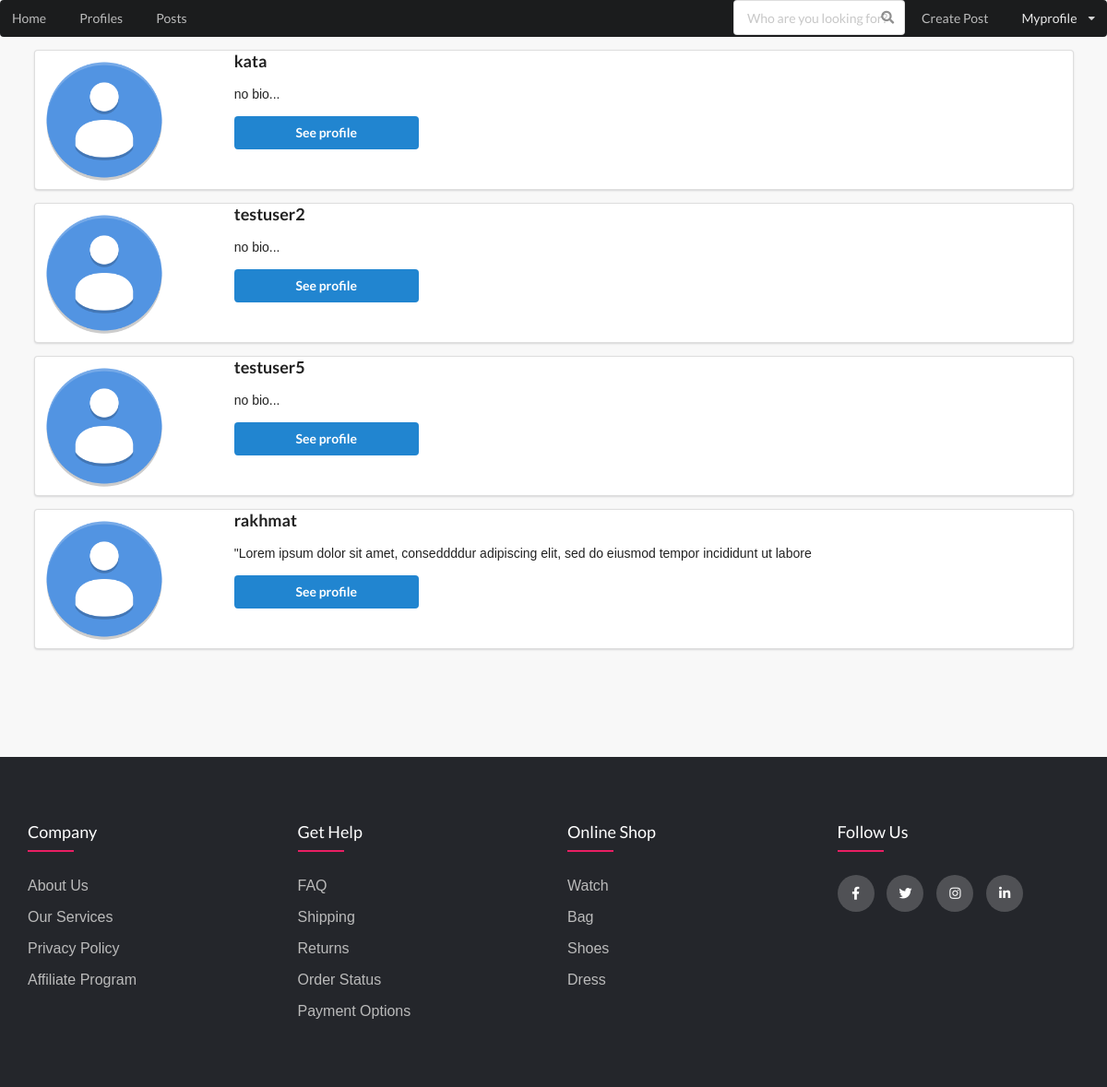
The app's page /profiles/ (signed in) with its own data.
### profiles/models.py (models this page shows, shortened)
class Profile(models.Model):
	first_name = models.CharField(max_length=50)
	last_name = models.CharField(max_length=50, blank=True)
	bio = models.CharField(max_length=100, default="no bio...")
	email = models.EmailField(max_length=100, blank=True)
	avatar = models.ImageField( default='avatar.png', upload_to='avatars/' )
	friends = models.ManyToManyField(User, related_name='friends', blank=True)
	user = models.OneToOneField(User, on_delete=models.CASCADE)
	gender = models.CharField(max_length=6 , choices=GENDER_CHOICES)
	slug = models.SlugField(unique=True, blank=True)
	birth_date = models.DateField(auto_now_add=False, null=True)
	join_date = models.DateTimeField(auto_now_add=True)

### profiles/views.py (the view)
# urls.py: path('', views.ProfileListView.as_view(), name='profile-list'),
class ProfileListView(LoginRequiredMixin,ListView):
	model = Profile
	template_name = 'profiles/profile-list.html'
	def get_queryset(self):
		profile = Profile.objects.all().exclude(user=self.request.user)
		return profile

### profiles/templates/profiles/profile_list.html (shortened to what this page needs)
{% extends 'base.html' %}
{% block content  %}
	{% for obj in object_list %}
    <div class="ui segment">
        <div class="ui grid">
            <div class="row">
                <div class="three wide column">
                    <img class="ui small circular image" src={{obj.avatar.url}}>
                </div>
                <div class="thirteen wide column">
                    <h3>{{obj.user}}</h3>
                    <p>{{obj.bio}}</p>
                    <a href="{% url 'profiles:profile-detail' obj.pk%}"><button class="ui primary button mb-5 w-big">See profile</button></a>
                    <br>
 				</div>
 			</div>
 		</div>
 	</div>
	{% endfor %}
	<br>
	<br>
	<br/>
{%  endblock content %}

### templates/base.html (shortened to what this page needs)
{% load static %}
<!doctype html>
<html lang="en">
  <head>
    <link rel="stylesheet" type="text/css" href="{% static 'style.css'  %}">
    <link rel="stylesheet" type='text/css' href="https://cdnjs.cloudflare.com/ajax/libs/semantic-ui/2.2.14/semantic.min.css">
  </head>
  <body>
    {% include 'navbar.html' %}
    <div class="ui container">
      {% block content %}
      {% endblock content %}
    </div>
    {% include 'footer.html' %}
  </body>
</html>

### templates/navbar.html (shortened to what this page needs)
<div class="ui inverted segment">
  <div class="ui inverted secondary menu">
    <a href="/" class="item">
      Home
    </a>
    {% if user.is_authenticated %}
    <a  href="{% url 'profiles:profile-list' %}" class="item">
      Profiles
    </a>
    <a href="{% url 'posts-profile' %}" class="item ">
      Posts
    </a>
    {% endif %}
     <div class="right menu">
      {% if user.is_authenticated %}
      <div class="ui right aligned category search">
        <div class="ui icon input">
           <form action="{% url 'profiles:search' %}" class="ui form" class="search-form">
            <input type="search" name="q" id="search" placeholder="Who are you looking for?">
        </form>
        </div>
      </div>
    </div>
      <a href="{% url 'create-post' %}" class="item">
        Create Post
      </a>
      <div class="ui dropdown item">
      Myprofile <i class="dropdown icon"></i>
      </div>
          {% else %}
          <a href="{% url 'account_login' %}" class="item">login</a>
          <a href="{% url 'account_signup' %}" class="item">signup</a>
        {% endif %}
  </div>
</div>

### templates/footer.html (shortened to what this page needs)
<!DOCTYPE html>
<html lang="en">
<head>
    <link rel="stylesheet" type="text/css" href="../static/style.css"/>
  <link rel="stylesheet" type="text/css" href="https://cdnjs.cloudflare.com/ajax/libs/font-awesome/5.15.1/css/all.min.css">
</head>
<body>
  <footer class="footer">
  	 <div class="container">
  	 	<div class="row">
  	 		<div class="footer-col">
  	 			<h4>company</h4>
  	 			<ul>
  	 				<li><a href="#">about us</a></li>
  	 				<li><a href="#">our services</a></li>
  	 				<li><a href="#">privacy policy</a></li>
  	 				<li><a href="#">affiliate program</a></li>
  	 			</ul>
  	 		</div>
  	 		<div class="footer-col">
  	 			<h4>get help</h4>
  	 			<ul>
  	 				<li><a href="#">FAQ</a></li>
  	 				<li><a href="#">shipping</a></li>
  	 				<li><a href="#">returns</a></li>
  	 				<li><a href="#">order status</a></li>
  	 				<li><a href="#">payment options</a></li>
  	 			</ul>
  	 		</div>
  	 		<div class="footer-col">
  	 			<h4>online shop</h4>
  	 			<ul>
  	 				<li><a href="#">watch</a></li>
  	 				<li><a href="#">bag</a></li>
  	 				<li><a href="#">shoes</a></li>
  	 				<li><a href="#">dress</a></li>
  	 			</ul>
  	 		</div>
  	 		<div class="footer-col">
  	 			<h4>follow us</h4>
  	 			<div class="social-links">
  	 				<a href="#"><i class="fab fa-facebook-f"></i></a>
  	 				<a href="#"><i class="fab fa-twitter"></i></a>
  	 				<a href="#"><i class="fab fa-instagram"></i></a>
  	 				<a href="#"><i class="fab fa-linkedin-in"></i></a>
  	 			</div>
  	 		</div>
  	 	</div>
  	 </div>
  </footer>
</body>
</html>

### static/style.css (style rules this page uses)
body { background: #F8F8F8 !important; }
.mb-5 { margin-bottom: 5px !important; }
.w-big { width: 200px !important; }
.ui.segment { padding: 0px 0px; }
body { line-height: 1.5; font-family: 'Poppins', sans-serif; }
* { margin:0; padding:0; box-sizing: border-box; }
.container { max-width: 1170px; margin:auto; }
.row { display: flex; flex-wrap: wrap; }
ul { list-style: none; }
.footer { background-color: #24262b; padding: 70px 0; margin-top: 40px; }
.footer-col { width: 25%; padding: 0 15px; }
.footer-col h4 { font-size: 18px; color: #ffffff; text-transform: capitalize; margin-bottom: 35px; font-weight: 500; position: relative; }
.footer-col h4::before { content: ''; position: absolute; left:0; bottom: -10px; background-color: #e91e63; height: 2px; box-sizing: border-box; width: 50px; }
.footer-col ul li:not(:last-child) { margin-bottom: 10px; }
.footer-col ul li a { font-size: 16px; text-transform: capitalize; color: #ffffff; text-decoration: none; font-weight: 300; color: #bbbbbb; display: block; transition: all 0.3s ease; }
.footer-col .social-links a { display: inline-block; height: 40px; width: 40px; background-color: rgba(255,255,255,0.2); margin:0 10px 10px 0; text-align: center; line-height: 40px; border-radius: 50%; color: #ffffff; transition: all 0.5s ease; }

### records on screen
Profile: avatar (placeholder picture), user "kata", bio "no bio..."
Profile: avatar (placeholder picture), user "testuser2", bio "no bio..."
Profile: avatar (placeholder picture), user "testuser5", bio "no bio..."
Profile: avatar (placeholder picture), user "rakhmat", bio "\"Lorem ipsum dolor sit amet, conseddddur adipiscing elit, sed do eiusmod tempor incididunt ut labore"
